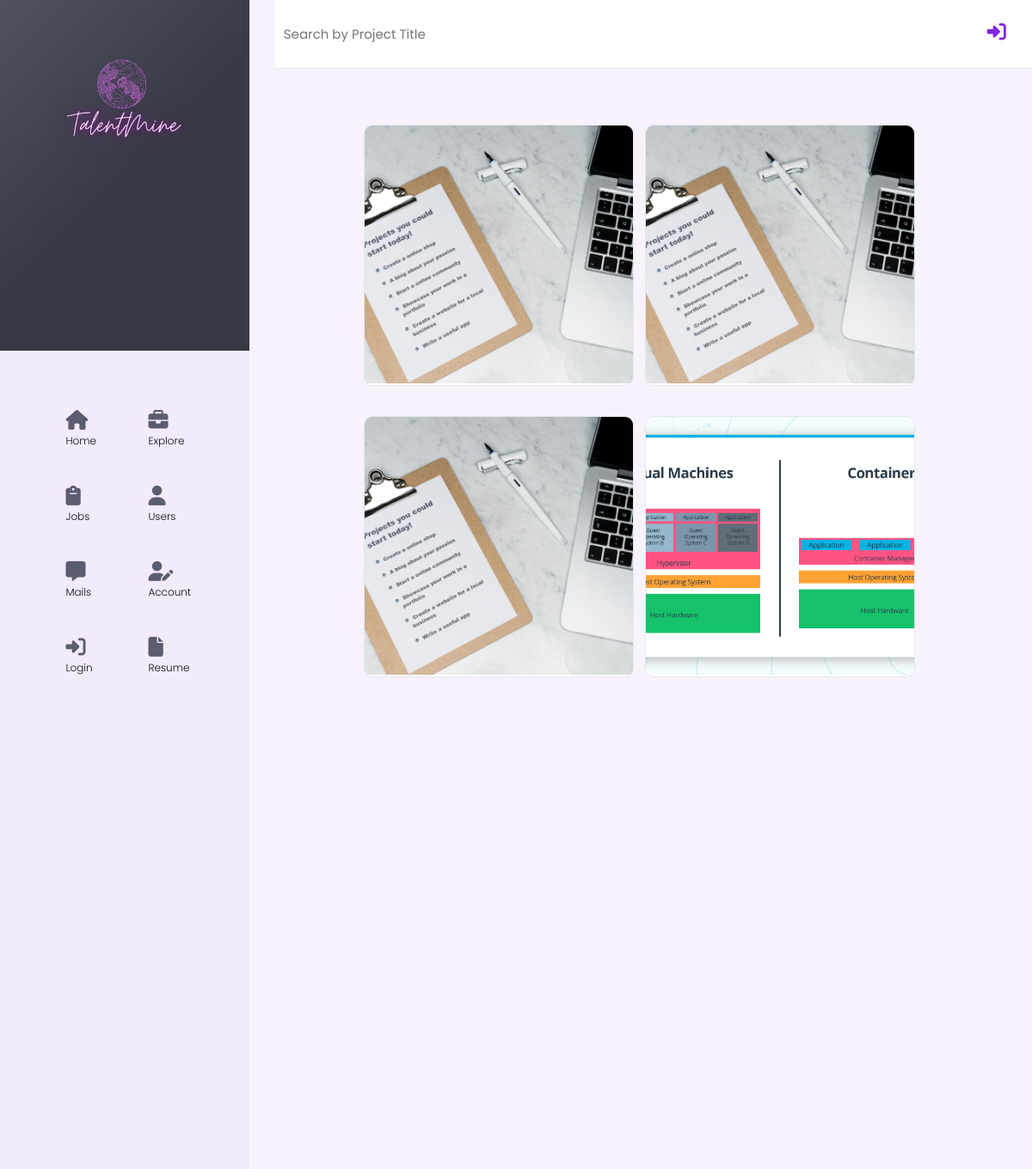
Page /project/ on the earlier database version.
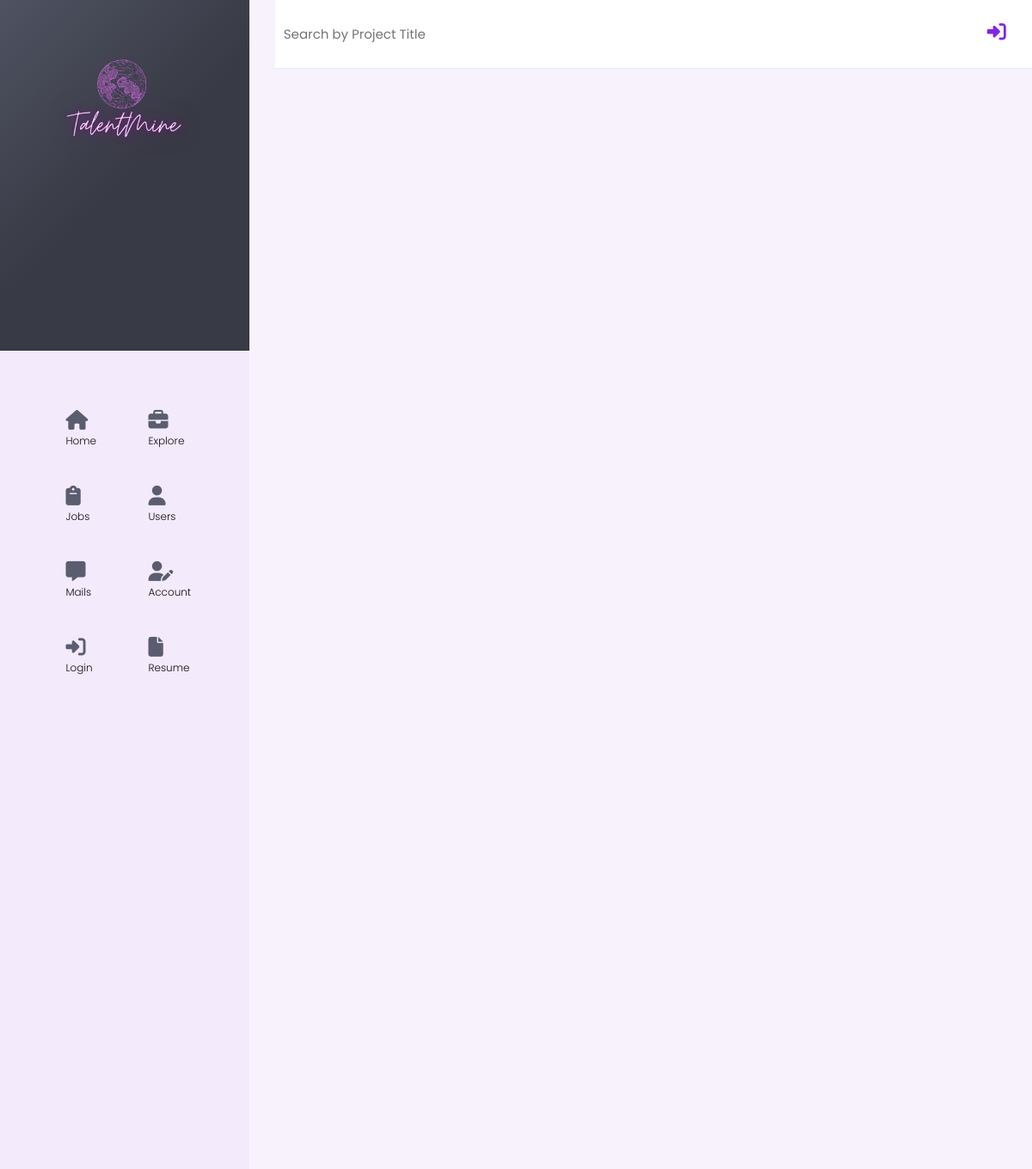
Same page on the later database version.
### projects/models.py (models this page shows, shortened)
class Project(models.Model):
    owner = models.ForeignKey(
        Profile,null=True,blank=True,on_delete=models.CASCADE
    )
    id = models.UUIDField(default = uuid.uuid4, unique=True,primary_key=True,editable=False)
    title = models.CharField(max_length=200)
    description = models.TextField(null=True, blank=True)
    featured_image = models.ImageField(null=True,blank=True,default="default.jpg")
    demo_link = models.CharField(max_length=20000,null=True,blank=True)
    source_link = models.CharField(max_length=20000,null=True,blank=True)
    tags = models.ManyToManyField('Tag',blank=True)
    vote_total = models.IntegerField(default=0,null=True,blank=True)
    vote_ratio = models.IntegerField(default=0,null=True,blank=True)
    created = models.DateTimeField(auto_now_add=True)
    class Meta:
        ordering=['-created','-vote_ratio','-vote_total','title']
    @property
    def imageUrl(self):
        try:
            url = self.featured_image.url
        except:
            url = ''
        return url

### projects/views.py (the view)
# urls.py: path('',include('projects.urls')),
def projects(request):
    search_query,projects = searchProject(request)
    custom_range,projects = paginateProjects(request,projects,6)
    context = {'projects':projects,'search_query':search_query,'custom_range':custom_range}
    return render(request,'projects/projects.html',context)

### projects/models.py (called while the page is built)
    def __str__(self):
        return self.name

### projects/utils.py (called while the page is built)
def searchProject(request):
    search_query = ''
    if request.GET.get('search_query'):
        search_query = request.GET.get('search_query')
    tag = Tag.objects.filter(name__icontains=search_query)
    projects = Project.objects.distinct().filter(
        Q(title__icontains=search_query)|
        Q(description__icontains=search_query)|
        Q(owner__name__icontains=search_query)|
        Q(tags__in=tag)
    )
    return search_query,projects

def paginateProjects(request,projects,results):
    page = request.GET.get('page')
    paginator = Paginator(projects,results)
    try:
        projects = paginator.page(page)
    except PageNotAnInteger:
        page = 1
        projects = paginator.page(page)
    except EmptyPage:
        page = paginator.num_pages
        projects = paginator.page(page)
    leftIndex = max(int(page)-1,1)
    rightIndex = min(int(page)+2,paginator.num_pages+1)
    custom_range = range(leftIndex,rightIndex)
    return custom_range,projects

### projects/templates/projects/projects.html (shortened to what the changed rows need)
{%extends 'main.html'%}
{%block content%}
{%load static%}
<div class="row" style="display:flex;height:1360px;background-color:rgba(130,36,227,0.035)!important;">
    <div class="col" style="flex:26%;height:100%" id="left-col">
        <div class="top-content" style="height:30%;background-color:#383a45;background-image: linear-gradient(135deg, #4f5261 0%, #383a45 50%);">
            <a href="/">
                <img style="left: auto;right: auto;display:block; " src="{% static 'images/logo_glow.png'%}" alt="TalentMine" />
            </a>
        </div>
    </div>
    <div class="col" style="flex:74%;" id="right-col">
        <main class="home" id="users-page">
            <div class="top_users">
                <section class="devlist" >
                      <div class="container" >
                          <div class="grid grid--two" style="padding-right:5%!important;">
                              {% for project in projects%}
                            <div class="column"  style="">
                              <div class="card project">
                                <a href="{%url 'project' project.id%}" class="project" >
                                    <div id="card_container" style="color:rgba(0,0,0,0)">
                                    <img style="min-block-size: 30rem;" id="project_card" class="project__thumbnail" src="{{ project.imageUrl }}" alt="project thumbnail"  />
                                        <div class="top-left">
                                        </div>
                                        <div class="centered">
                                            <h3>
                                            </h3>
                                        </div>
                                    </div>
                                    </a>
                              </div>
                            </div>
                            {%endfor%}
                          </div>
                      </div>
                </section>
            </div>
        </main>
    </div>
</div>
{%endblock content%}

Differences in the rows shown:
removed Project: imageUrl (placeholder picture)
removed Project: imageUrl (placeholder picture)
removed Project: imageUrl (placeholder picture)
removed Project: imageUrl (picture)
